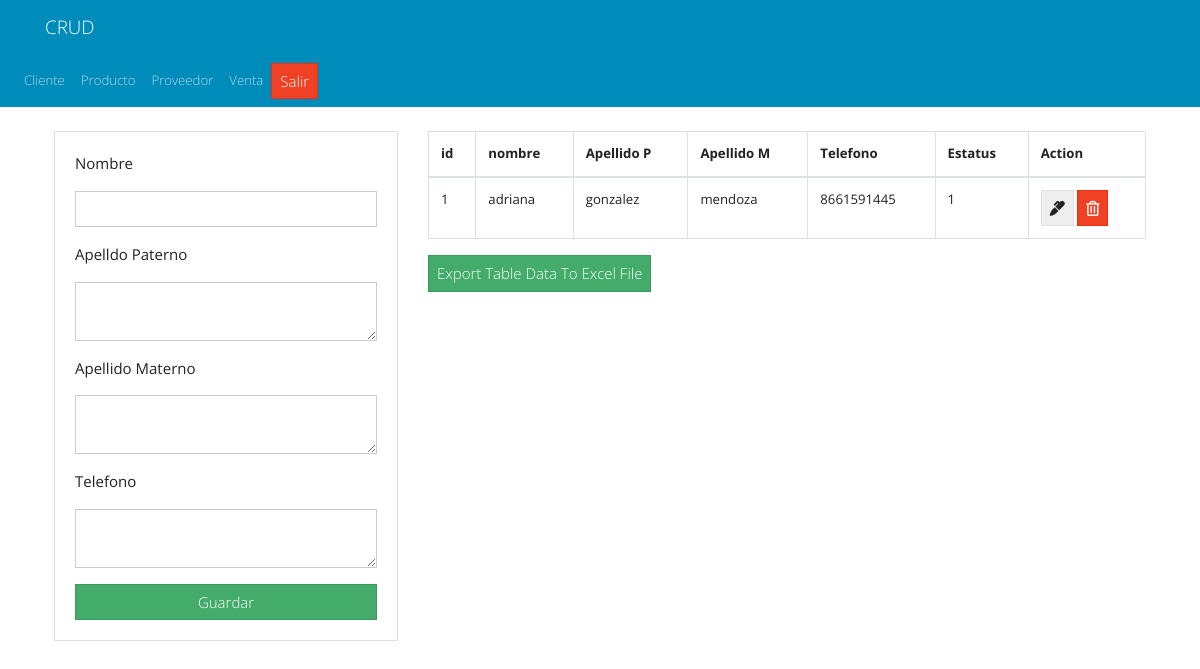
The page /tablas/empleado.php on the database its author committed.
### tables this page shows
CREATE TABLE `empleado` (
  `id` int(11) NOT NULL,
  `nombre` varchar(50) NOT NULL,
  `apellidoP` varchar(50) NOT NULL,
  `apellidoM` varchar(50) NOT NULL,
  `telefono` varchar(50) NOT NULL,
  `estatus` int(11) NOT NULL
);

### tablas/empleado.php (the view, shortened to what this page needs)
<?php include("../db.php"); ?>
<?php include('../includes/header.php'); ?>
<nav class="navbar navbar-expand-lg navbar-dark bg-primary">
            <ul class="navbar-nav">
              <li class="nav-item">
                <a class="nav-link" href="cliente.php">Cliente</a>
              </li>
              <li class="nav-item">
                <a class="nav-link" href="producto.php">Producto</a>
              </li>
              <li class="nav-item">
                <a class="nav-link" href="proveedor.php">Proveedor</a>
              </li>
              <li class="nav-item">
                <a class="nav-link" href="venta.php">Venta</a>
              </li>
              <a href="../inicia.php" class="btn btn-danger">Salir</a>
            </ul>
          </nav>
<main class="container p-4">
    <div class="row">
        <div class="col-md-4">
            <div class="card card-body">
                <form action="../saves/save_empleado.php" method="POST">
                    <div class="form-group">
                        <p>Nombre</p>
                        <input type="text" name="nombre" class="form-control" placeholder="" autofocus>
                    </div>
                    <div class="form-group">
                        <p>Apelldo Paterno</p>
                        <textarea name="apellidoP" rows="2" class="form-control" placeholder=""></textarea>
                    </div>
                    <div class="form-group">
                        <p>Apellido Materno</p>
                        <textarea name="apellidoM" rows="2" class="form-control" placeholder=""></textarea>
                    </div>
                    <div class="form-group">
                        <p>Telefono</p>
                        <textarea name="telefono" rows="2" class="form-control" placeholder=""></textarea>
                    </div>
                    <input type="submit" name="save_task" class="btn btn-success btn-block" value="Guardar">
                </form>
            </div>
        </div>
        <div class="col-md-8">
            <table id="tblData" class="table table-bordered">
                <thead>
                    <tr>
                        <th>id</th>
                        <th>nombre</th>
                        <th>Apellido P</th>
                        <th>Apellido M</th>
                        <th>Telefono</th>
                        <th>Estatus</th>
                        <th>Action</th>
                    </tr>
                </thead>
                <tbody>
                    <?php
                    $query = "SELECT * FROM empleado";
                    $result_tasks = mysqli_query($conn, $query);
                    while ($row = mysqli_fetch_assoc($result_tasks)) { ?>
                        <tr>
                            <td><?php echo $row['id']; ?></td>
                            <td><?php echo $row['nombre']; ?></td>
                            <td><?php echo $row['apellidoP']; ?></td>
                            <td><?php echo $row['apellidoM']; ?></td>
                            <td><?php echo $row['telefono']; ?></td>
                            <td><?php echo $row['estatus']; ?></td>
                            <td>
                                <a href="edit.php?id=<?php echo $row['id'] ?>" class="btn btn-secondary">
                                    <i class="fas fa-marker"></i>
                                </a>
                                <a href="../deletes/delete_cliente.php?id=<?php echo $row['id'] ?>" class="btn btn-danger">
                                    <i class="far fa-trash-alt"></i>
                                </a>
                            </td>
                        </tr>
                    <?php } ?>
                </tbody>
            </table>
            <button class="btn btn-success" onclick="exportTableToExcel('tblData')">Export Table Data To Excel File</button>
        </div>
    </div>
</main>
<?php include('../includes/footer.php'); ?>

### rows shown on the page
empleado: id "1", nombre "adriana", apellidoP "gonzalez", apellidoM "mendoza", telefono "8661591445", estatus "1"
